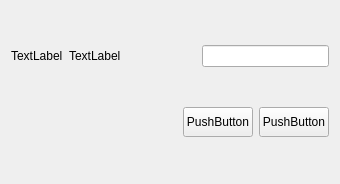
<?xml version="1.0" encoding="UTF-8"?>
<ui version="4.0">
 <class>MyMessageBox</class>
 <widget class="QWidget" name="MyMessageBox">
  <property name="geometry">
   <rect>
    <x>0</x>
    <y>0</y>
    <width>340</width>
    <height>184</height>
   </rect>
  </property>
  <property name="windowTitle">
   <string>Form</string>
  </property>
  <layout class="QVBoxLayout" name="verticalLayout">
   <item>
    <layout class="QHBoxLayout" name="horizontalLayout">
     <item>
      <widget class="QLabel" name="MessageIcon">
       <property name="text">
        <string>TextLabel</string>
       </property>
      </widget>
     </item>
     <item>
      <widget class="QLabel" name="MessageContent">
       <property name="sizePolicy">
        <sizepolicy hsizetype="Expanding" vsizetype="Preferred">
         <horstretch>0</horstretch>
         <verstretch>0</verstretch>
        </sizepolicy>
       </property>
       <property name="text">
        <string>&lt;html&gt;&lt;head/&gt;&lt;body&gt;&lt;p&gt;TextLabel&lt;/p&gt;&lt;/body&gt;&lt;/html&gt;</string>
       </property>
      </widget>
     </item>
     <item>
      <widget class="QLineEdit" name="inputContent"/>
     </item>
    </layout>
   </item>
   <item>
    <layout class="QHBoxLayout" name="horizontalLayout_2">
     <item>
      <spacer name="horizontalSpacer">
       <property name="orientation">
        <enum>Qt::Horizontal</enum>
       </property>
       <property name="sizeHint" stdset="0">
        <size>
         <width>40</width>
         <height>20</height>
        </size>
       </property>
      </spacer>
     </item>
     <item>
      <widget class="QPushButton" name="pButtonOk">
       <property name="sizePolicy">
        <sizepolicy hsizetype="Minimum" vsizetype="Minimum">
         <horstretch>0</horstretch>
         <verstretch>0</verstretch>
        </sizepolicy>
       </property>
       <property name="minimumSize">
        <size>
         <width>70</width>
         <height>20</height>
        </size>
       </property>
       <property name="maximumSize">
        <size>
         <width>70</width>
         <height>30</height>
        </size>
       </property>
       <property name="styleSheet">
        <string notr="true"/>
       </property>
       <property name="text">
        <string>PushButton</string>
       </property>
      </widget>
     </item>
     <item>
      <widget class="QPushButton" name="pButtonCancel">
       <property name="sizePolicy">
        <sizepolicy hsizetype="Minimum" vsizetype="Minimum">
         <horstretch>0</horstretch>
         <verstretch>0</verstretch>
        </sizepolicy>
       </property>
       <property name="minimumSize">
        <size>
         <width>70</width>
         <height>20</height>
        </size>
       </property>
       <property name="maximumSize">
        <size>
         <width>70</width>
         <height>30</height>
        </size>
       </property>
       <property name="styleSheet">
        <string notr="true"/>
       </property>
       <property name="text">
        <string>PushButton</string>
       </property>
      </widget>
     </item>
    </layout>
   </item>
  </layout>
 </widget>
 <resources/>
 <connections/>
</ui>
